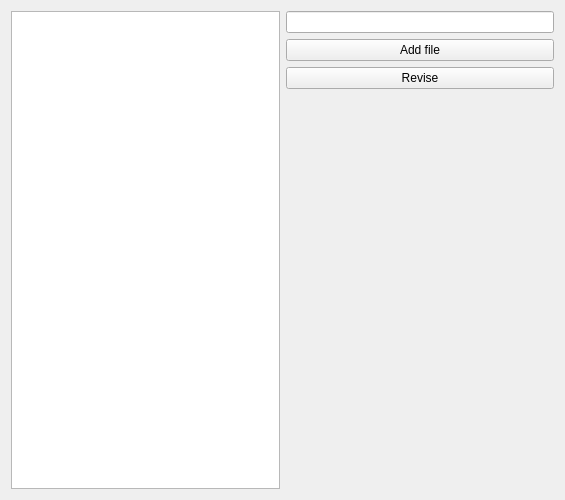
<?xml version="1.0" encoding="UTF-8"?>
<ui version="4.0">
 <class>ProgrammerFormClass</class>
 <widget class="QMainWindow" name="ProgrammerFormClass">
  <property name="geometry">
   <rect>
    <x>0</x>
    <y>0</y>
    <width>565</width>
    <height>500</height>
   </rect>
  </property>
  <property name="windowTitle">
   <string>ProgrammerForm</string>
  </property>
  <widget class="QWidget" name="centralWidget">
   <layout class="QGridLayout" name="gridLayout">
    <item row="2" column="1">
     <widget class="QPushButton" name="pushButton">
      <property name="text">
       <string>Revise</string>
      </property>
     </widget>
    </item>
    <item row="0" column="1">
     <widget class="QLineEdit" name="lineEditName"/>
    </item>
    <item row="3" column="1">
     <widget class="QLabel" name="label_2">
      <property name="font">
       <font>
        <pointsize>12</pointsize>
       </font>
      </property>
      <property name="text">
       <string/>
      </property>
     </widget>
    </item>
    <item row="4" column="1">
     <widget class="QLabel" name="label">
      <property name="font">
       <font>
        <pointsize>12</pointsize>
       </font>
      </property>
      <property name="text">
       <string/>
      </property>
     </widget>
    </item>
    <item row="1" column="1">
     <widget class="QPushButton" name="pushButtonAdd">
      <property name="text">
       <string>Add file</string>
      </property>
     </widget>
    </item>
    <item row="5" column="1">
     <widget class="QLabel" name="labelCongrats">
      <property name="font">
       <font>
        <pointsize>14</pointsize>
        <bold>true</bold>
       </font>
      </property>
      <property name="text">
       <string/>
      </property>
     </widget>
    </item>
    <item row="0" column="0" rowspan="6">
     <widget class="QListWidget" name="listWidget"/>
    </item>
   </layout>
  </widget>
 </widget>
 <layoutdefault spacing="6" margin="11"/>
 <resources>
  <include location="ProgrammerForm.qrc"/>
 </resources>
 <connections/>
</ui>
